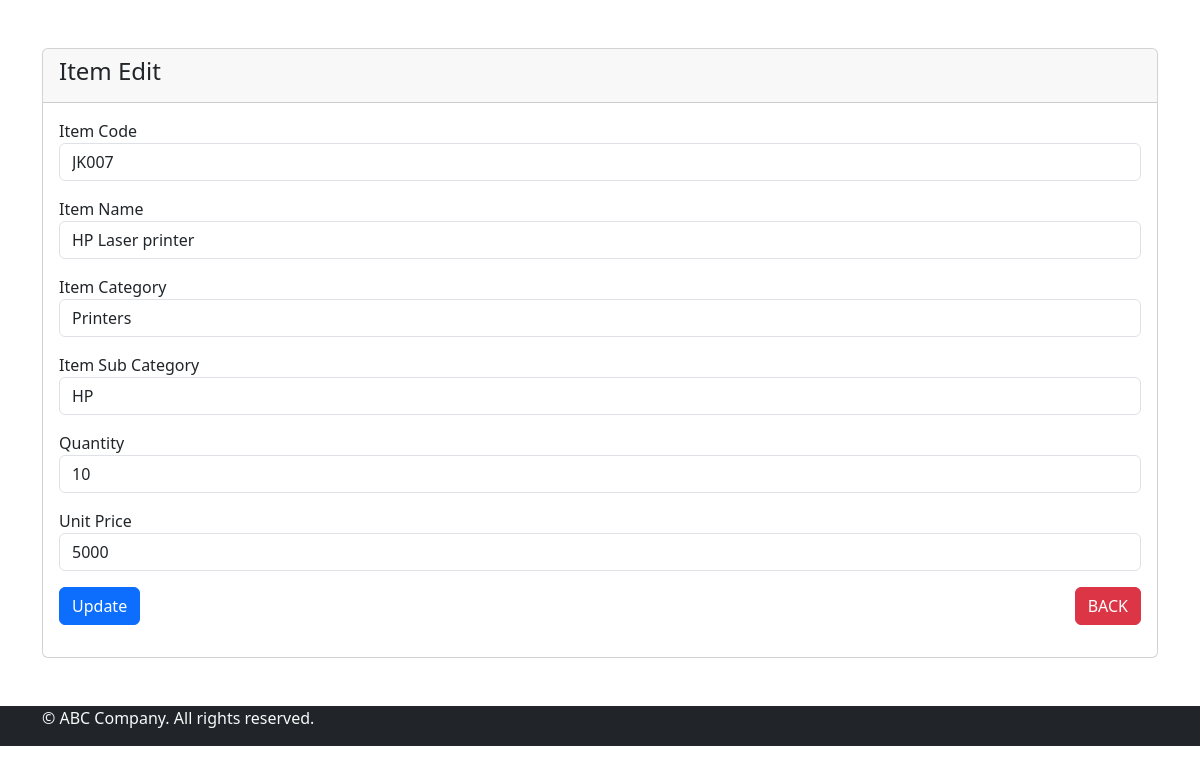
/item-edit.php?id=1, run on the app's committed database.
### tables this page shows
CREATE TABLE `item` (
  `id` int(11) NOT NULL,
  `item_code` varchar(20) NOT NULL,
  `item_category` varchar(20) NOT NULL,
  `item_subcategory` varchar(20) NOT NULL,
  `item_name` varchar(20) NOT NULL,
  `quantity` varchar(20) NOT NULL,
  `unit_price` varchar(20) NOT NULL
);

### item-edit.php (the view, shortened to what this page needs)
<?php
require 'dbcon.php';
?>
<?php include('header.php') ?>
    <div class="container mt-5 mb-5">
        <div class="row">
            <div class="col-md-12">
                <div class="card">
                    <div class="card-header">
                        <h4>Item Edit
                        </h4>
                    </div>
                    <div class="card-body">
                        <?php
                        if(isset($_GET['id'])){
                            $item_id = mysqli_real_escape_string($con,$_GET['id']);
                            $query = "SELECT * FROM item WHERE id = '$item_id'";
                            $query_run = mysqli_query($con,$query);
                            if(mysqli_num_rows($query_run) > 0){
                                $item = mysqli_fetch_array($query_run);
                                ?>
                                <form action="code.php" method="POST">
                                            <div class="mb-3">
                                                <label for="">Item Code</label>
                                                <input type="text" name="item-code" value="<?=$item['item_code']; ?>" class="form-control" id="">
                                            </div>
                                            <div class="mb-3">
                                                <label for="">Item Name</label>
                                                <input type="text" name="item-name" value="<?=$item['item_name']; ?>" class="form-control" id="">
                                            </div>
                                            <div class="mb-3">
                                                <label for="">Item Category</label>
                                                <select id="" name="item-category" value="<?=$item['item_category']; ?>" class="form-control">
                                                    <?php
                                                        $query = "SELECT * FROM item_category";
                                                        $query_run = mysqli_query($con,$query);
                                                        if(mysqli_num_rows($query_run) > 0){
                                                            foreach($query_run as $item_category){
                                                                $category_id = $item_category['id'];
                                                                ?>
                                                                <option value='<?=$category_id ?>'>
                                                                    <?= $item_category['category'] ?>
                                                                </option>
                                                                <?php
                                                            }
                                                        }
                                                        else{
                                                            echo "<h5>No Items Found.</h5>";
                                                        }
                                                    ?>
                                                </select>
                                            </div>
                                            <div class="mb-3">
                                                <label for="">Item Sub Category</label>
                                                <select id="" name="item-subcategory" value="<?=$item['item_subcategory']; ?>" class="form-control">
                                                    <?php
                                                        $query = "SELECT * FROM item_subcategory";
                                                        $query_run = mysqli_query($con,$query);
                                                        if(mysqli_num_rows($query_run) > 0){
                                                            foreach($query_run as $item_subcategory){
                                                                $subcategory_id = $item_subcategory['id'];
                                                                ?>
                                                                <option value='<?=$subcategory_id ?>'>
                                                                    <?= $item_subcategory['sub_category'] ?>
                                                                </option>
                                                                <?php
                                                            }
                                                        }
                                                        else{
                                                            echo "<h5>No Items Found.</h5>";
                                                        }
                                                    ?>
                                                </select>
                                            </div>
                                            <div class="mb-3">
                                                <label for="">Quantity</label>
                                                <input type="text" name="quantity" value="<?=$item['quantity']; ?>" class="form-control" id="">
                                            </div>
                                            <div class="mb-3">
                                                <label for="">Unit Price</label>
                                                <input type="text" name="unit-price" value="<?=$item['unit_price']; ?>" class="form-control" id="">
                                            </div>
                                            <div class="mb-3">
                                                <button type="submit" name="update_item" class="btn btn-primary">Update</button>
                                                <a href="index.php" class="btn btn-danger float-end">BACK</a>
                                            </div>
                                </form>
                                <?php
                            }
                            else{
                                echo "<h4>No such Id Found.</h4>";
                            }
                        }
                        ?>
                    </div>
                </div>
            </div>
        </div>
    </div>
<?php include('footer.php') ?>

### data on the page
item: item-code "JK007", item-name "HP Laser printer", quantity "10", unit-price "5000"

### other printed values
form field item-category "Printers"
form field item-subcategory "HP"
